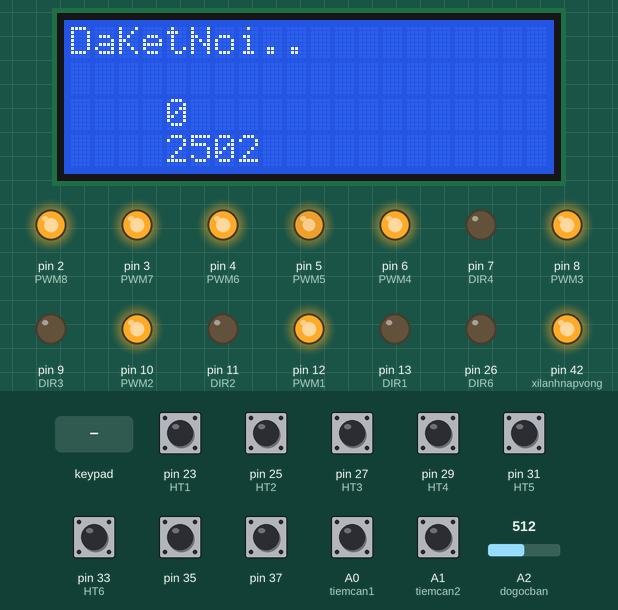
Simulated run of this sketch. Board: Arduino Mega 2560, built with avr-gcc and run on an emulated ATmega2560. Shown: 20×4 character LCD, output pins drawn as LEDs (lit = HIGH). The test bench sets the inputs (shaded band); at power-on: A0 (tiemcan1), A1 (tiemcan2), pin 23 (HT1), pin 25 (HT2), pin 27 (HT3), pin 29 (HT4), pin 31 (HT5), pin 33 (HT6), pin 35, pin 37 HIGH, A2 (dogocban) = 512. What the sketch prints to the serial monitor is not drawn.

Above: at 1.2 s.
1.3 s: key 'T' pressed
At 2.4 s:
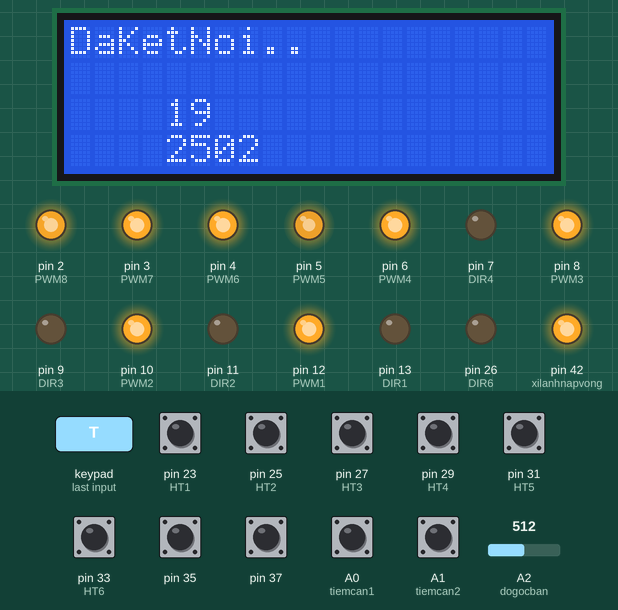
3.2 s: pin 23 (HT1) pulled LOW for 0.15 s
At 4.5 s:
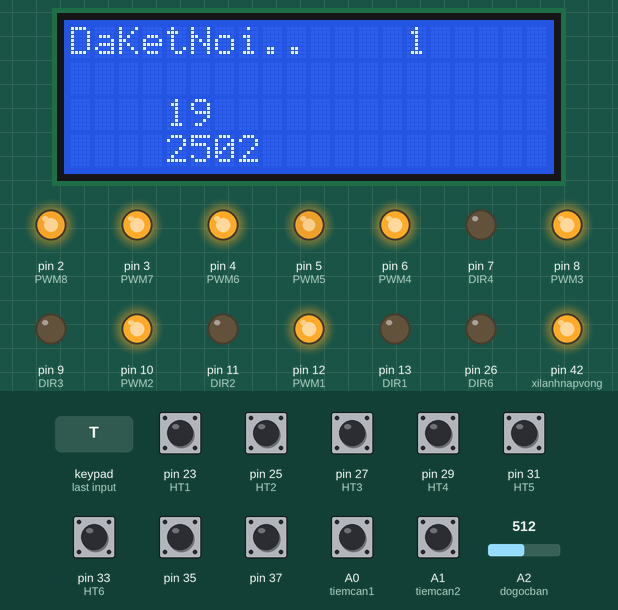
4.8 s: key 'U' pressed
At 6.1 s:
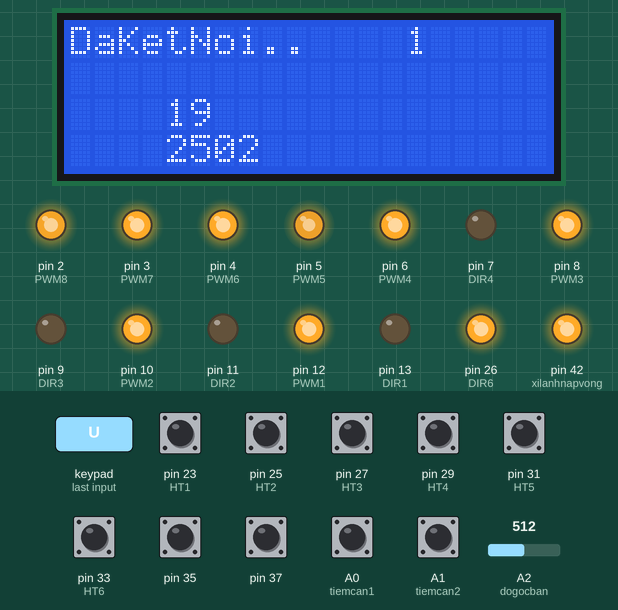
6.7 s: A0 (tiemcan1) pulled LOW for 0.15 s
8.3 s: key 'D' pressed
At 9.8 s:
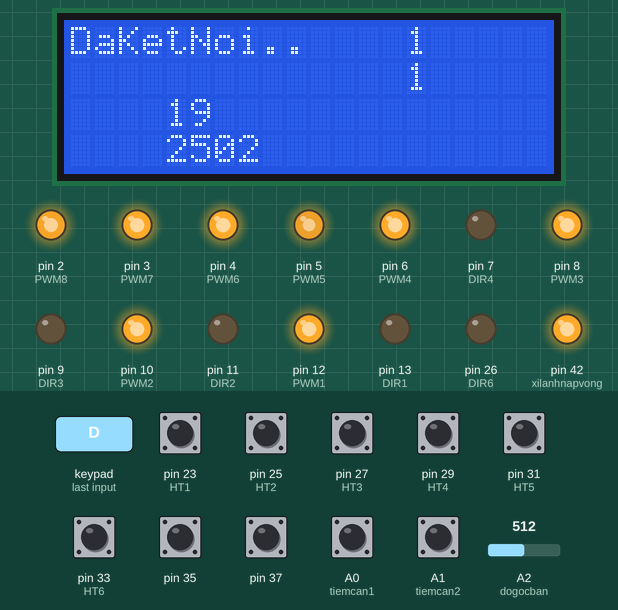
10.2 s: key 'S' pressed
At 10.48 s:
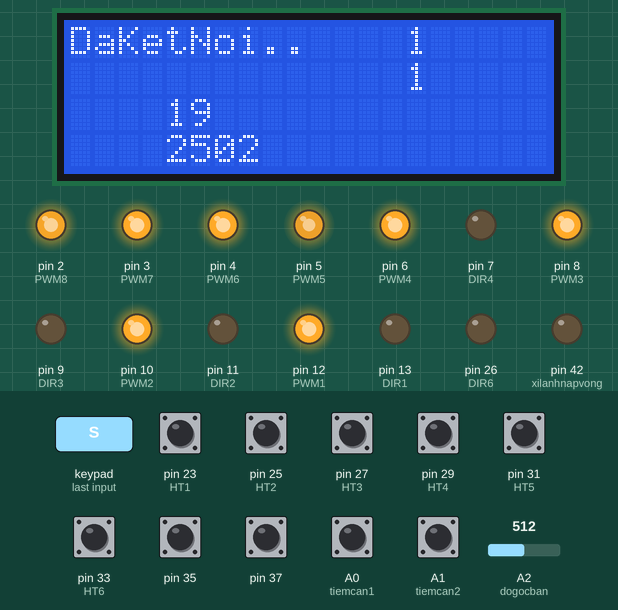
Timing chart, 0 to 13.1 s (numbered marks = the images above; inputs shaded):
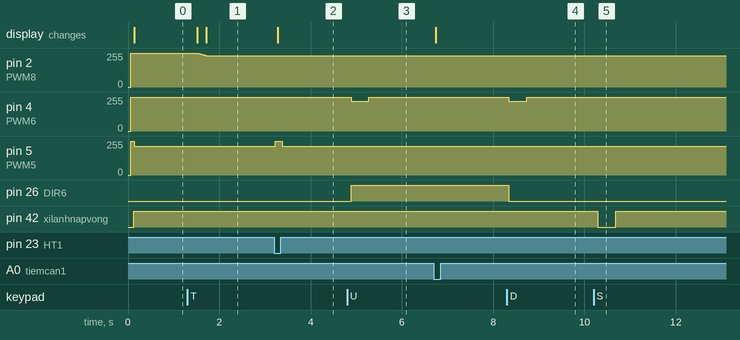

Measured:
- after the input at 1.3 s, pin 2 (PWM8): moves from 255/255 to 236/255 over 0.20 s, starting after 0.21 s; the display: first changes after 0.21 s (image 1 shows a later state)
- after the input at 3.2 s, pin 5 (PWM5): 215/255 → 255/255 at once, → 215/255 0.16 s later; the display: changes after 0.08 s (image 2)
- after the input at 4.8 s, pin 4 (PWM6): 255/255 → 225/255 after 0.09 s, → 255/255 0.39 s later; pin 26 (DIR6): LOW → HIGH after 0.09 s
- after the input at 8.3 s, pin 4 (PWM6): 255/255 → 225/255 after 0.05 s, → 255/255 0.39 s later; pin 26 (DIR6): HIGH → LOW after 0.05 s
- after the input at 10.2 s, pin 42 (xilanhnapvong): HIGH → LOW after 0.09 s, → HIGH 0.39 s later

The sketch:

Rabbit_Robo.ino
```cpp
#include <LiquidCrystal.h>
#include <PS2X_lib.h>
#include"Khaibaobien.h"
#include"LCD.h"
#include"linhtinh.h"
#include"dongcoban.h"
#include"Move.h"
#include"hanhtrinh.h"
void setup(){
  Serial.begin(57600);
  lcd.begin(20, 4);
  #include "INandOUT.h"
}

void loop(){
  if(error == 1 ) return;
  else{
    Goilaibien();
    ps2x.read_gamepad(false, vibrate);
  if(R2){
      Goilaibien();

      Speed();                      //tangtoc
      Xilanhdien(green,blue);       //nang xilanhdien
      Nangvong(phaidoc,phaingang);  //nang long
      if(start){
        xung = pwm(130);
      }
    }
//**************************************
  else if(L2){
      //DemL1
      while(L1){
      DemL1++;
      while(L1){
      Goilaibien();
      Serial.println(DemL1);
      }
     }
     //Demselect
      while(select){
      DemSelect++;
      while(select){
      Goilaibien();
      if(select && DemSelect > 0){
        DemL1  = 0 ;
       }
     }
     Serial.println("reset dem ");
    }
  }
//*****************************************
    else{
      Goilaibien();
      ps2x.read_gamepad(false, vibrate);
      Nutdungdc(R3);   //dung khan cap dc ban
      Resetboard(L3);  //Reset Board Arduino
      Move();          //binhthuong
      Check();         //kiemtra cong tac
      Napvong(pink);   //nap vong
      Dogocban();      //bien tro do goc
      dkdongco();      //dk dong co
      Hanhtrinh();     //nangvong
      Dcmoc()    ;     //dongcomocvong
    /*
      Serial.println(traidoc);
      Serial.println(traingang);
      Serial.println(phaidoc);
      Serial.println(phaingang);*/

    }
  }
}
```

INandOUT.h
```cpp
//Gọi OUTPUT các chân di chuyển
  pinMode(DIR1, OUTPUT); pinMode(PWM1, OUTPUT);
  pinMode(DIR2, OUTPUT); pinMode(PWM2, OUTPUT);
  pinMode(DIR3, OUTPUT); pinMode(PWM3, OUTPUT);
  pinMode(DIR4, OUTPUT); pinMode(PWM4, OUTPUT);
  pinMode(DIR5, OUTPUT); pinMode(PWM5, OUTPUT);
  pinMode(DIR6, OUTPUT); pinMode(PWM6, OUTPUT);
  pinMode(DIR7,OUTPUT);  pinMode(PWM7, OUTPUT );
  pinMode(DIR8, OUTPUT); pinMode(PWM8, OUTPUT);
  //Gọi OUTPUT các chân relay 2
  pinMode(xilanhnapvong,OUTPUT); //RELAY7
  pinMode(RELAY8,OUTPUT); //RELAY8
  pinMode(RELAY9,OUTPUT);
  pinMode(RELAY10,OUTPUT);
  pinMode(RELAY11,OUTPUT);
  pinMode(RELAY12,OUTPUT);
  //Cac cong tac hanh trinh
  pinMode(HT1,INPUT_PULLUP);
  pinMode(HT2,INPUT_PULLUP);
  pinMode(HT3,INPUT_PULLUP);
  pinMode(HT4,INPUT_PULLUP);
  pinMode(HT5,INPUT_PULLUP);
  pinMode(HT6,INPUT_PULLUP);
  //Dong co ban
  //analogWrite(PWM6, 0);
  //Cho 7 dong co Stop
  analogWrite (PWM1, 255);
  analogWrite (PWM2, 255);
  analogWrite (PWM3, 255);
  analogWrite (PWM4, 255);
  analogWrite (PWM5, 255);
  analogWrite (PWM6, 255);
  analogWrite (PWM7, 255);
  analogWrite (PWM8, 255);
  //Nut nhan tren LCD
  pinMode(37,INPUT_PULLUP);
  pinMode(35,INPUT_PULLUP);
  //tiemcan
  pinMode(A0,INPUT_PULLUP);//tiemcan1
  pinMode(A1,INPUT_PULLUP);//tiemcan2
  //goc
  pinMode(A2,INPUT_PULLUP);//dogocban
//************Quét tay ps2************************//
   error = ps2x.config_gamepad(PS2_CLK, PS2_CMD, PS2_CS, PS2_DAT, pressures, rumble);
  type = ps2x.readType();
  switch (type) {//Ket noi PS2
    case 0:
      lcd.clear();
      lcd.setCursor(0, 0);
      lcd.print("KhongTimThay");
      lcd.setCursor(0, 1);
      lcd.print("Kiem Tra Tay Cam...");
      Serial.println("Disconnected");
      break;
    case 1:
      lcd.clear();
      lcd.setCursor(0, 0);
      lcd.print("DaKetNoi..");
      Serial.println("Connected");
      break;
  }
//***********************end*****************************//  
```

Khaibaobien.h
```cpp
//lcd
const int rs = 43, en = 45, d4 = 47, d5 = 49, d6 = 51, d7 = 53;
LiquidCrystal lcd(rs, en, d4, d5, d6, d7);
//ps2
PS2X ps2x;  // create PS2 Controller Class
int up, down, right,left, L1, L2, L3, R1, R2, R3, pink, red,green,blue,traidoc,traingang,phaidoc, phaingang,start,select;
int error    = 0;
byte type    = 0;
byte vibrate = 0;
//PS2
#define PS2_DAT 30
#define PS2_CMD 32
#define PS2_CS  34
#define PS2_CLK 36
#define pressures true
#define rumble    true
//move
#define DIR1 13    //tren trai
#define PWM1 12
#define DIR2 11    //tren phải
#define PWM2 10
#define DIR3 9    //duoi phai
#define PWM3 8
#define DIR4 7    //duoi trai
#define PWM4 6
#define DIR5 28   //dong co nang vong
#define PWM5 5
#define DIR6 26   //dongcomoc
#define PWM6 4
#define DIR7 24   //XILANHdien
#define PWM7 3
#define DIR8 22   //dc bắn
#define PWM8 2
//6 Chan Relay
#define xilanhnapvong  42   //xianhnapvong
#define RELAY8  44
#define RELAY9  46
#define RELAY10 48
#define RELAY11 50
#define RELAY12 52
//button hành trình
#define HT1 23 //b1
#define HT2 25 //b2
#define HT3 27 //b3
#define HT4 29 //b4
#define HT5 31 //b5
#define HT6 33 //b6
int b1,b2,b3,b4,b5,b6;
//Dao xung PWM
int pwm(int x)
{return 255 - x;}
//bientiemcan
int tiemcan1,tiemcan2;
//xungdcban
int xung  = 0;
//nut lcd
int nutlcd1,nutlcd2;
//bien dem
int DemL1 = 0 ;
int DemSelect = 0;
```

Move.h
```cpp
void dichuyen(int d1 ,int d2 ,int d3,int d4, int xungA,int xungB,int xungC,int xungD){
  digitalWrite(DIR1,d1);analogWrite(PWM1,pwm(xungA));
  digitalWrite(DIR2,d2);analogWrite(PWM2,pwm(xungB));
  digitalWrite(DIR3,d3);analogWrite(PWM3,pwm(xungC));
  digitalWrite(DIR4,d4);analogWrite(PWM4,pwm(xungD));
}
void tien  (int x){if(traidoc   >= -1023 && traidoc <-200   && traingang == 4 && !L1 && !R1) {inralcd("Tien  ");dichuyen(HIGH,LOW,LOW,HIGH,x,x,x,x);}}
void lui   (int x){if(traidoc   <=  1023 && traidoc > 200   && traingang == 4 && !L1 && !R1) {inralcd("Lui   ") ;dichuyen(LOW,HIGH,HIGH,LOW,x,x,x,x);}}
void trai  (int x){if(traingang >= -1023 && traingang <-200 && traidoc == -5  && !L1 && !R1)  {inralcd("Trai ");dichuyen(LOW,LOW,HIGH,HIGH ,x,x,x,x);}}
void phai  (int x){if(traingang <=  1023 && traingang > 200 && traidoc == -5  && !L1 && !R1)  {inralcd("Phai ");dichuyen(HIGH,HIGH,LOW,LOW,x,x,x,x);}}
void cheor (int x){if(traingang ==  1023 && traidoc<-30 && traidoc>-950 && !L1 && !R1){inralcd("CPhai");dichuyen(HIGH,LOW ,LOW, HIGH,x,0,x,0);}}
void cheol (int x){if(traingang == -1023 && traidoc<-30 && traidoc>-950 && !L1 && !R1){inralcd("CTrai");dichuyen(HIGH,LOW ,LOW, HIGH,0,x,0,x);}}
void cheodl(int x){if(traingang == -1023 && traidoc>30  && traidoc< 950 && !L1 && !R1){inralcd("TraiD");dichuyen(LOW,LOW ,HIGH, HIGH,x,0,x,0);}}
void cheodr(int x){if(traingang ==  1023 && traidoc>30  && traidoc< 950 && !L1 && !R1) {inralcd("PhaiD");dichuyen(LOW,HIGH,HIGH, LOW ,0,x,0,x);}}
void xoayl(int x){if(L1 && !R1 && traingang == 4 && traidoc == -5)                    {inralcd("xtrai");dichuyen(LOW ,LOW ,LOW ,LOW  ,x,x,x,x);}}
void xoayr(int x){if(R1 && !L1 && traingang == 4 && traidoc == -5)                    {inralcd("xphai");dichuyen(HIGH,HIGH,HIGH,HIGH ,x,x,x,x);}}
void dung()      {if(traingang > 0 && traingang < 10 && traidoc > -10 && traidoc < 0  && !L1 && !R1)              {inralcd("Stop"); dichuyen(HIGH,HIGH ,HIGH,HIGH,0,0,0,0);}}

void Speed(){
  int max = 25;
  tien  (max); lui (max);
  trai  (max); phai(max);
  cheor (max);cheol(max);
  cheodl(max);cheodr(max);
  dung();
}

void Move(){
  int binhthuong = 15;
  int liti       = 9 ;
  tien(binhthuong)  ;lui(binhthuong);
  trai(binhthuong)  ;phai(binhthuong);
  cheor(binhthuong) ;cheol(binhthuong);
  cheodl(binhthuong);cheodr(binhthuong);
  xoayl(liti);xoayr(liti);
  dung();
}
```

dongcoban.h
```cpp
void dkdongco(){
//Tang xung ban
  int chayXung1=0;
  while(green && chayXung1<10 && !red ){
    chayXung1++;
    lcd.setCursor(4,2);
    lcd.print(xung);
    Goilaibien() ;
  }
  if(chayXung1>1&&chayXung1<10){
    analogWrite(PWM8,pwm(xung));
    xung++;
  }
  if(xung==254){
    xung=253;
  }
  while(green && !red){
    Goilaibien() ;
    while(green && chayXung1==10){
      Goilaibien() ;
      xung++;
      analogWrite(PWM8,pwm(xung));
      lcd.setCursor(4,2);
      lcd.print(xung);
      if(xung==254){ xung=253;break;}
    }
  }

//giam xung ban
  int chayXung2=0;
  do{
    chayXung2++;
    Goilaibien() ;
  }while(blue&&chayXung2<5 && !red && !green);
  if(chayXung2 > 1){
    xung--;
    analogWrite(PWM8,pwm(xung));
    lcd.setCursor(4, 2); lcd.print("            ");
  }
  if(xung<0)
  xung=0;
  while(blue&&chayXung2 == 10 && !red && !green){
    xung--;
    analogWrite(PWM8,pwm(xung));
    lcd.setCursor(4,2) ; lcd.print(xung);

    Goilaibien() ;
    if(xung<0){xung=0;break;}
  }
  lcd.setCursor(4,2) ; lcd.print(xung);

}
```

hanhtrinh.h
```cpp
 void Hanhtrinh(){

   //reset lồng
   if(DemL1 == 0 && b1 == 1){
      digitalWrite(DIR5,LOW);
      analogWrite(PWM5,pwm(40));
   }
   else if(b1 == 0 && DemL1 == 0){
     analogWrite(PWM5,pwm(0));
   }

  //nâng lồng vòng
   if(DemL1 == 1 && b1 == 0 && tiemcan1 == 1){
     digitalWrite(DIR5,HIGH);
     analogWrite(PWM5,pwm(40));
   }
   else if(tiemcan1 == 0 && b1 == 1 && DemL1 == 1){
     analogWrite(PWM5,pwm(0));
   }

  //hạ lồng vòng
   if(DemL1 == 2 && b1 == 1){
     digitalWrite(DIR5,LOW);
     analogWrite(PWM5,pwm(40));
   }
   else if(b1 == 0 && DemL1 == 2){
     analogWrite(PWM5,pwm(0));
   }
 }


void Nangvong(int y , int x){
  if(y >= -1023 && y <-200 && x == 4){
    digitalWrite(DIR5,HIGH);
    analogWrite(PWM5,pwm(40));
    Serial.println("nag vong");
  }
  if(y <= 1023 && y > 200 && x == 4){
    digitalWrite(DIR5,LOW);
    analogWrite(PWM5,pwm(40));
    Serial.println("ha vog");
  }
  if(y == -5 && x == 4){
    analogWrite(PWM5,pwm(0));
    Serial.println("dung long");
  }
}
```

linhtinh.h
```cpp
void Goilaibien(){
  ps2x.read_gamepad();
  ps2x.read_gamepad(false, vibrate);
  //gan bien cho nut nhan////////////////////////////////////////////////
  up        = ps2x.Button(PSB_PAD_UP);                                 //
  down      = ps2x.Button(PSB_PAD_DOWN);                              //
  right     = ps2x.Button(PSB_PAD_RIGHT);                            //
  left      = ps2x.Button(PSB_PAD_LEFT);                            //
  L1        = ps2x.Button(PSB_L1);                                 //
  R1        = ps2x.Button(PSB_R1);                                //
  L2        = ps2x.Button(PSB_L2);                               //
  R2        = ps2x.Button(PSB_R2);                              //
  R3        = ps2x.Button(PSB_R3);                             //
  L3        = ps2x.Button(PSB_L3);                            //
  pink      = ps2x.Button(PSB_PINK);                         //
  red       = ps2x.Button(PSB_RED);                         //biến cục bộ
  green     = ps2x.Button(PSB_GREEN);                      //
  blue      = ps2x.Button(PSB_BLUE);                      //
  traidoc   = ps2x.Analog(PSS_LY);                       //
  traingang = ps2x.Analog(PSS_LX);                      //
  phaidoc   = ps2x.Analog(PSS_RY);                     //
  phaingang = ps2x.Analog(PSS_RX);                    //
  start     = ps2x.Button(PSB_START);                //
  select    = ps2x.Button(PSB_SELECT);              //
  traidoc   = map(traidoc  ,0,255,-1023,1023);     //
  traingang = map(traingang,0,255,-1023,1023);    //
  phaidoc   = map(phaidoc  ,0,255,-1023,1023);   //
  phaingang = map(phaingang,0,255,-1023,1023);  //
/////////////////////////////////////////////////
    b1 = digitalRead(HT1);              //
    b2 = digitalRead(HT2);             //
    b3 = digitalRead(HT3);            // biến toàn cục
    b4 = digitalRead(HT4);           //
    b5 = digitalRead(HT5);          //
    b6 = digitalRead(HT6);         //
    tiemcan1 = digitalRead(A0);   //
    tiemcan2 = digitalRead(A1);  //
    nutlcd1 = digitalRead(37);  //
    nutlcd2 = digitalRead(35); //
    delay(10);                //
}//////////////////////////////


//check công tắc hành trình , cảm biến , 2 nút trên lcd *//
void Check(){
  Goilaibien();
  //in ra lcd cong tac hanh trinh
  if(b1 == 0){Serial.println("ct1");lcd.setCursor(14,0);lcd.print("1");}
  if(b2 == 0){Serial.println("ct2");lcd.setCursor(15,0);lcd.print("1");}
  if(b3 == 0){Serial.println("ct3");lcd.setCursor(16,0);lcd.print("1");}
  if(b4 == 0){Serial.println("ct4");lcd.setCursor(17,0);lcd.print("1");}
  if(b5 == 0){Serial.println("ct5");lcd.setCursor(18,0);lcd.print("1");}
  if(b6 == 0){Serial.println("ct6");lcd.setCursor(19,0);lcd.print("1");}
 //in ra lcd tiem can
  if(tiemcan1 == 0){Serial.println("tiemcan1");lcd.setCursor(14,1);lcd.print("1");}
  if(tiemcan2 == 0){Serial.println("tiemcan2");lcd.setCursor(15,1);lcd.print("1");}

  /*if(nutlcd1 ==0 ){Serial.println("lcd1");lcd.setCursor(15,1);lcd.print("lcd1");}
  if(nutlcd2 ==0 ){Serial.println("lcd2");lcd.setCursor(15,1);lcd.print("lcd2");}*/

  }


  //***************dừng khẩn cấp động cơ bắn****************************//
  void Nutdungdc(int nut){
    Goilaibien();
    if(nut){
      analogWrite(PWM8,pwm(0));
      Serial.println("dung khan cap dc ban");
    }
}
//****************reset board***********************//
void(* resetFunc) (void) = 0;//cài đặt hàm reset
void Resetboard(int b ){
  if(b){
    resetFunc();//tiến hành reset
  }
}
//*****************dogoc**************************//
void Dogocban(){
  int  dogoc = analogRead(A2);
  int   goc = map(dogoc,0,1023,0,5000);
  lcd.setCursor(4, 3);
  lcd.print(goc);
}
//****************nangxilanhdien****************//
//Xilanh điện
void Xilanhdien(int nang, int ha) {
  Goilaibien();
  if (nang) {
    digitalWrite(DIR7, LOW);
    digitalWrite(PWM7, HIGH);
    Serial.println("nag");
  } else if (ha) {
    digitalWrite(DIR7, HIGH);
    digitalWrite(PWM7, LOW);
    Serial.println("ha");
  } else {
    digitalWrite(DIR7, HIGH);
    digitalWrite(PWM7, HIGH);
    Serial.println("stop xilanh");
  }
}
//******************móc***************************//
void Dcmoc() {
Goilaibien();
  if(up && !down && !right && !left){
   digitalWrite(DIR6,HIGH);
   analogWrite(PWM6,pwm(30));
  }
  if(down && !up && !right && !left){
   digitalWrite(DIR6,LOW);
   analogWrite(PWM6,pwm(30));
  }
  else if(!up && !down && !right && !left){
   analogWrite(PWM6,pwm(0));
  }
}
//**********************napvong*******************//
//napvong
void Napvong(int nutnap) {
  Goilaibien();
  if (nutnap && !red && !blue && !green) {
    digitalWrite(xilanhnapvong, LOW);
  } else {
    digitalWrite(xilanhnapvong, HIGH);
  }
}
```

LCD.h
```cpp
void inralcd(char Hienthi[100]){
//Serial.println(Hienthi);
 lcd.setCursor(0, 1);
 lcd.print(Hienthi);
  for(int i =0 ; i <= 3;i++){
    lcd.setCursor(10,i);
    lcd.print("|");
  }
  lcd.setCursor(0,2);
  lcd.print("Pwm:");

  lcd.setCursor(0,3);
  lcd.print("Goc:");

  //in ra lcd cong tac hanh trinh
  lcd.setCursor(11,0);
  lcd.print("CT:000000");

   //in ra lcd tiem can
  lcd.setCursor(11,1);
  lcd.print("TC:00");
}
```
